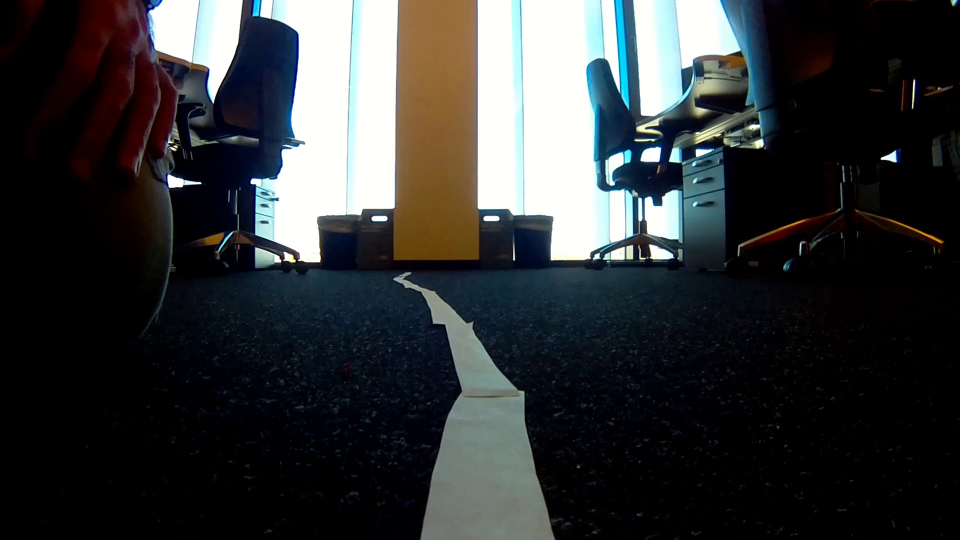
#> input picture frame 9 of Smart-car-project/Smart-car-project/Resources/geradeSpurHaltenabenSChlecht.mp4, 1920 x 1080 px, given in place of kurveRechtsNK.avi, which was not available (shown at 1/2 size)
$ python Smart_car_projectOld.py   (Python 2 division)   (older library calls are emulated)
#> lines starting #> are read from the running program, lines starting #| are printed output that depends on the picture; after the words box and inside, x2 and y2 are one past the last pixel; in counts of white or black regions, pixels touching at a corner belong together; pictures that were not available may be replaced by others from this repository, and a replacement may not be noted
### Smart-car-project/Smart-car-project/imgStack.py
import cv2
import numpy as np

def stackImages(scale,imgArray):
    rows = len(imgArray)
    cols = len(imgArray[0])
    rowsAvailable = isinstance(imgArray[0], list)
    width = imgArray[0][0].shape[1]
    height = imgArray[0][0].shape[0]
    if rowsAvailable:
        for x in range ( 0, rows):
            for y in range(0, cols):
                if imgArray[x][y].shape[:2] == imgArray[0][0].shape [:2]:
                    imgArray[x][y] = cv2.resize(imgArray[x][y], (0, 0), None, scale, scale)
                else:
                    imgArray[x][y] = cv2.resize(imgArray[x][y], (imgArray[0][0].shape[1], imgArray[0][0].shape[0]), None, scale, scale)
                if len(imgArray[x][y].shape) == 2: imgArray[x][y]= cv2.cvtColor( imgArray[x][y], cv2.COLOR_GRAY2BGR)
        imageBlank = np.zeros((height, width, 3), np.uint8)
        hor = [imageBlank]*rows
        hor_con = [imageBlank]*rows
        for x in range(0, rows):
            hor[x] = np.hstack(imgArray[x])
        ver = np.vstack(hor)
    else:
        for x in range(0, rows):
            if imgArray[x].shape[:2] == imgArray[0].shape[:2]:
                imgArray[x] = cv2.resize(imgArray[x], (0, 0), None, scale, scale)
            else:
                imgArray[x] = cv2.resize(imgArray[x], (imgArray[0].shape[1], imgArray[0].shape[0]), None,scale, scale)
            if len(imgArray[x].shape) == 2: imgArray[x] = cv2.cvtColor(imgArray[x], cv2.COLOR_GRAY2BGR)
        hor= np.hstack(imgArray)
        ver = hor
    return ver

### Smart-car-project/Smart-car-project/Smart_car_projectOld.py
#import motor

import time
import cv2
import numpy as np
import trajectory
import imgStack as stack
# [8 lines of commented-out code are left out]
cap = cv2.VideoCapture("Resources/kurveRechtsNK.avi")


height =480 # NK = 480; WWK = 1080
width = 640 # NK = 640; WWK = 1920

#motor.setup()
#car.init(50)


def getContours(img):
    contours, hierachy = cv2.findContours(img, cv2.RETR_TREE, cv2.CHAIN_APPROX_SIMPLE) ### zum testen am Rechner2

    #contours, hierachy = cv2.findContours(img, cv2.RETR_EXTERNAL, cv2.CHAIN_APPROX_NONE) ### zum testen am Rechner1
    # _, contours, hierachy = cv2.findContours(img, cv2.RETR_EXTERNAL, cv2.CHAIN_APPROX_NONE) ### fuer Raspberry
    for cnt in contours:
        area = cv2.contourArea(cnt)
        if area > 3000:
            cv2.drawContours(imgContour, cnt, -1, (255, 0, 0), 3)
        if len(contours) > 0:
            c = max(contours, key=cv2.contourArea)
            M = cv2.moments(c)
            if (M['m00'] != 0):
                cx = int(M['m10']/M['m00'])
                cy = int(M['m01']/M['m00'])
                cv2.line(imgContour,(cx,0),(cx,height),(0,0,255),1)
                cv2.line(imgContour,(0,cy),(width,cy),(0,0,255),1)
            #    motor.forward()
                driving(cx)
            else:
                print "stop"
             #   motor.stop()
        else:
            print 'Konturen' + len(contours)


def driving(cx):
    if cx > width/3 and cx < width * 2/3:
        print "forward"
       # car.turn(90)
    elif cx >= width * 2/3:
        print "right"
       # car.turnRight()
    else:
        print "left"
       # car.turnLeft()


while True:
    success, img = cap.read()
#> img is the input picture: shape (1080, 1920, 3); mean B, G, R 55.4, 54.1, 51.7
    #imgCrop = img[int(height / 2.8) : height, 0 : width]  # for WWK (take care of the next row)
    imgContour = img.copy()
    imgBlur = cv2.GaussianBlur(imgContour, (7,7), 2)
    imgHSV = cv2.cvtColor(imgBlur, cv2.COLOR_BGR2HSV)
#> imgHSV: shape (1080, 1920, 3); mean H, S, V 57.8, 108.6, 61
    lower = np.array([0, 0, 150])
    upper = np.array([0, 0, 255])
    mask = cv2.inRange(imgHSV, lower, upper)
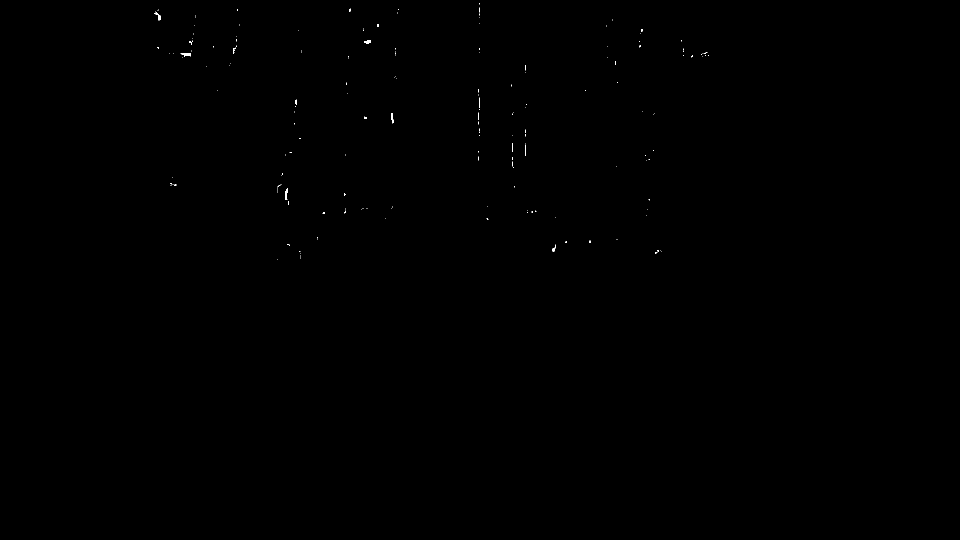
#> mask: shape (1080, 1920) (shown at 1/2 size); 0.06% white; 186 white regions (172 under 20 px), largest, box (x1, y1, x2, y2) and area: (361, 106, 381, 114) 96, (570, 376, 576, 400) 89, (308, 24, 322, 41) 73
    imgCanny = cv2.Canny(mask, 200, 250, 5)
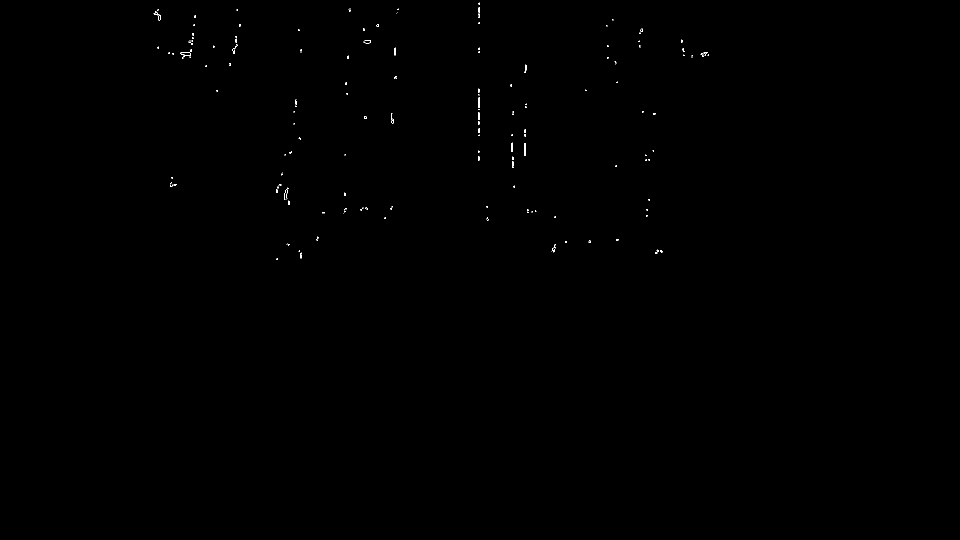
#> imgCanny: shape (1080, 1920) (shown at 1/2 size); 0.09% white in thin lines or dots, all inside (x1, y1, x2, y2) = (307, 5, 1418, 520)
    kernel = np.ones((5,5))
    imgDil = cv2.dilate(imgCanny, kernel, 2)
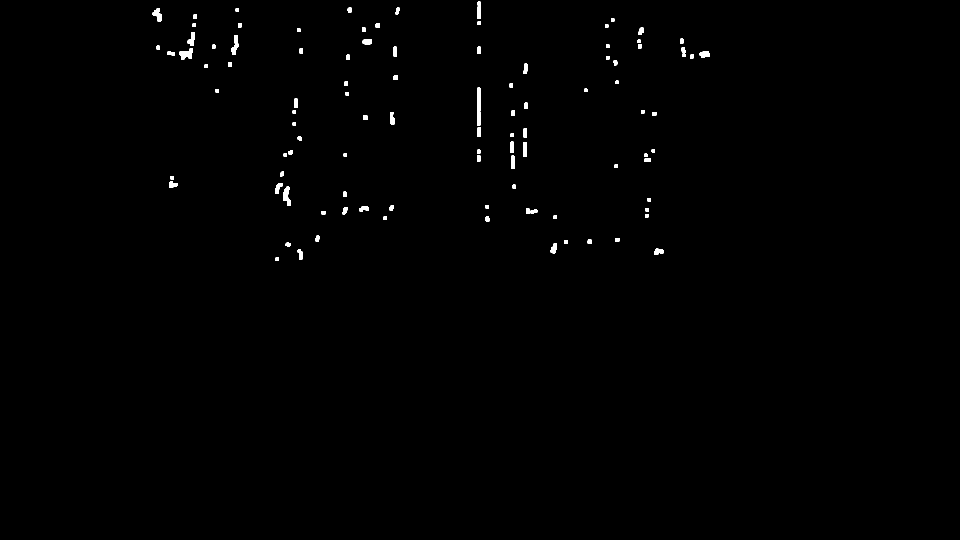
#> imgDil: shape (1080, 1920) (shown at 1/2 size); 0.49% white; 103 white regions
    getContours(imgDil)
#> in getContours, `contours, hierachy = cv2.findContours(img, cv2.RETR_TREE, cv2.CHAIN_AP..`: contours = 104 contours, 1 with area under 20; largest, box (x1, y1, x2, y2) and area: (954, 175, 962, 251) 446, (359, 97, 386, 119) 316, (567, 373, 581, 412) 304, (463, 70, 477, 110) 266, (305, 16, 324, 43) 260
#> the loop in getContours, `for cnt in contours:` made 104 passes
#> (cnt, area) on passes 1, 8, 11, 12, 13, 14, 16, 17, 20, 22, 28, 30: ([[551, 515], [551, 521], [557, 521], [557, 515]], 36), ([[1230, 476], [1230, 482], [1238, 482], [1238, 476]], 48), ([[767, 433], [767, 439], [773, 439], [773, 433]], 36), ([[1107, 431], [1107, 437], [1113, 437], [1113, 431]], 36), ([[1290, 428], [1290, 434], [1296, 434], [1296, 428]], 36), ([[643, 422], [643, 428], [650, 428], [650, 422]], 42), ([[1052, 417], [1052, 427], [1058, 427], [1058, 417]], 60), ([[1291, 416], [1291, 422], [1297, 422], [1297, 416]], 36), ([[971, 410], [971, 416], [977, 416], [977, 410]], 36), ([[1295, 396], [1295, 402], [1301, 402], [1301, 396]], 36), ([[341, 352], [341, 358], [347, 358], [347, 352]], 36), ([[1229, 329], [1229, 335], [1235, 335], [1235, 329]], 36)
#> area on passes 2 to 7: 120, 147, 158, 60, 47.5, 61.5
#| right
#| right
#| right
#| right
#| right
#| right
#| right
#| right
#> (further printed lines are left out)
#> after the loop in getContours, `for cnt in contours:`:
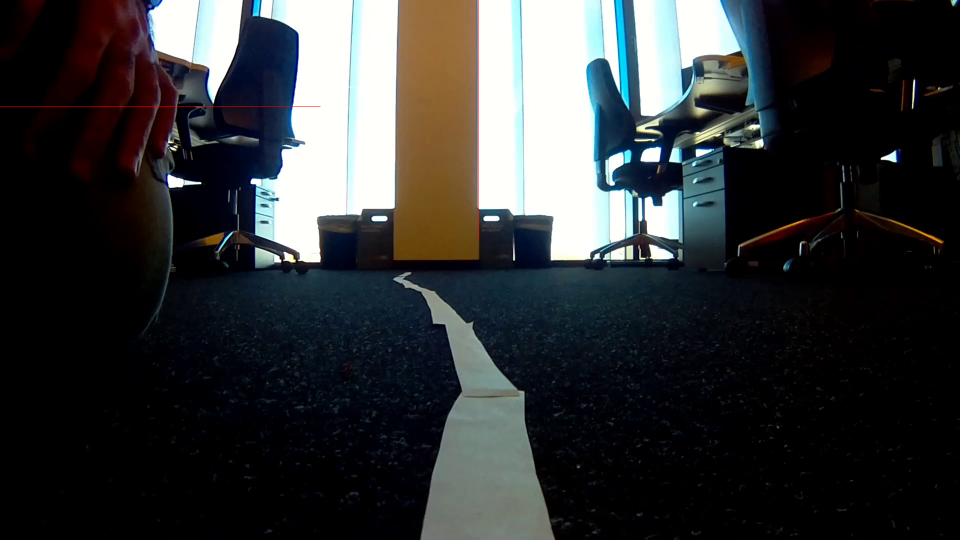
#> imgContour: shape (1080, 1920, 3) (shown at 1/2 size); 0.05% of pixels changed, all inside (x1, y1, x2, y2) = (0, 0, 958, 481)
    imgStack = stack.stackImages(0.6,([img, imgContour, imgHSV],[mask, imgCanny, imgDil]))
#> after the loop in stackImages, `for x in range(0, rows):`: hor = 2 items
#> in stackImages, `ver = np.vstack(hor)`:
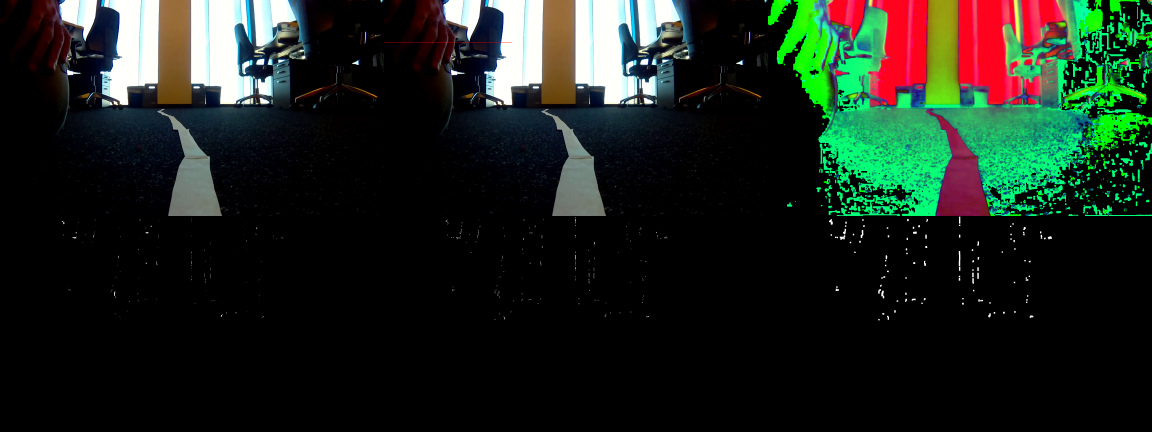
#> ver: shape (1296, 3456, 3) (shown at 1/3 size); mean of channels 0, 1, 2 28.3, 36.4, 27.7; drawn as B, G, R
    #cv2.imshow("Pic0", imgContour)
    #cv2.imshow("Pic1", imgDil)
    cv2.imshow("Pic0", imgStack)
#cv2.waitKey(0)
    if (cv2.waitKey(1) & 0xFF == ord('q')):
#> (key q is pressed here)
        break


cap.release()
cv2.destroyAllWindows()
#motor.stop()

$ run again, starting later in the video
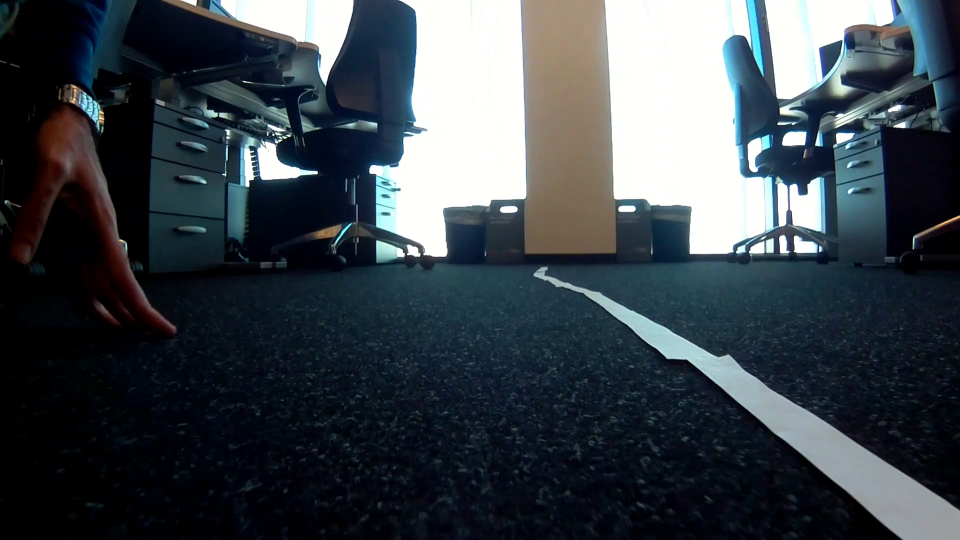
#> input picture frame 42 of Smart-car-project/Smart-car-project/Resources/geradeSpurHaltenabenSChlecht.mp4, 1920 x 1080 px, given in place of kurveRechtsNK.avi, which was not available (shown at 1/2 size)
#> img is the input picture: shape (1080, 1920, 3); mean B, G, R 76, 69.3, 61.2
#> imgHSV: shape (1080, 1920, 3); mean H, S, V 86.1, 133.7, 78.6
#> mask: shape (1080, 1920); 0.67% white; 384 white regions (316 under 20 px), largest, box (x1, y1, x2, y2) and area: (1296, 212, 1344, 367) 1839, (1408, 18, 1452, 127) 1449, (1282, 18, 1327, 131) 1114
#> imgCanny: shape (1080, 1920); 0.34% white in thin lines or dots, all inside (x1, y1, x2, y2) = (460, 0, 1805, 998)
#> imgDil: shape (1080, 1920); 1.9% white; 171 white regions
#> contours = 224 contours, 21 with area under 20; largest, box (x1, y1, x2, y2) and area: (1293, 209, 1347, 372) 3066, (1405, 15, 1454, 129) 3012, (1279, 0, 1344, 133) 2754, (1293, 142, 1344, 224) 1850, (843, 159, 880, 224) 962
#> the loop in getContours, `for cnt in contours:` made 224 passes
#> (cnt, area) on passes 6, 13, 14, 18, 24, 29, 35: ([[1460, 486], [1460, 492], [1466, 492], [1466, 486]], 36), ([[1502, 466], [1502, 472], [1508, 472], [1508, 466]], 36), ([[1513, 463], [1513, 469], [1519, 469], [1519, 463]], 36), ([[1494, 460], [1494, 466], [1500, 466], [1500, 460]], 36), ([[1609, 445], [1609, 451], [1615, 451], [1615, 445]], 36), ([[1558, 430], [1558, 438], [1564, 438], [1564, 430]], 48), ([[1260, 415], [1260, 421], [1266, 421], [1266, 415]], 36)
#> (printed output is left out)
#> after the loop in getContours, `for cnt in contours:`:
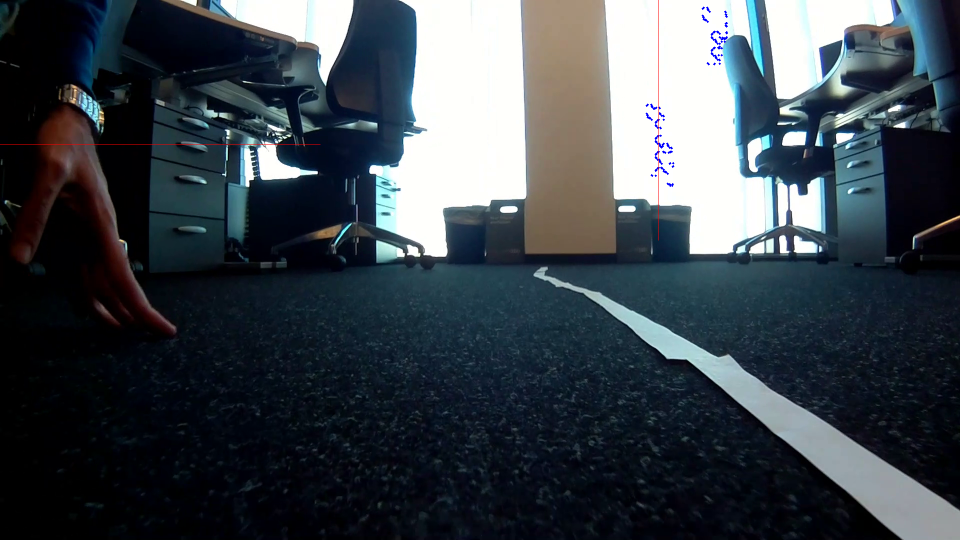
#> imgContour: shape (1080, 1920, 3) (shown at 1/2 size); 0.14% of pixels changed, all inside (x1, y1, x2, y2) = (0, 0, 1456, 481)
#> after the loop in stackImages, `for x in range(0, rows):`: hor = 2 items
#> in stackImages, `ver = np.vstack(hor)`:
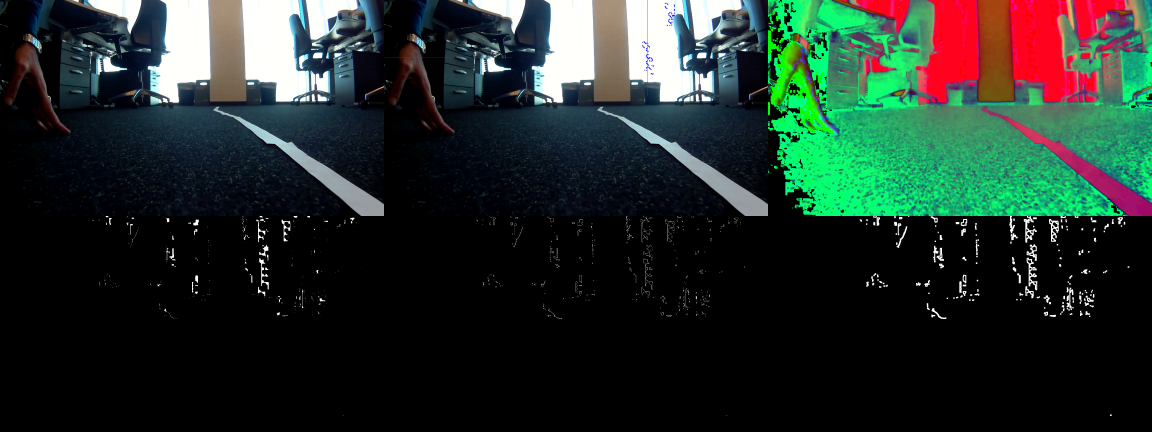
#> ver: shape (1296, 3456, 3) (shown at 1/3 size); mean of channels 0, 1, 2 40.9, 46.5, 34.7; drawn as B, G, R

$ run again, starting later in the video
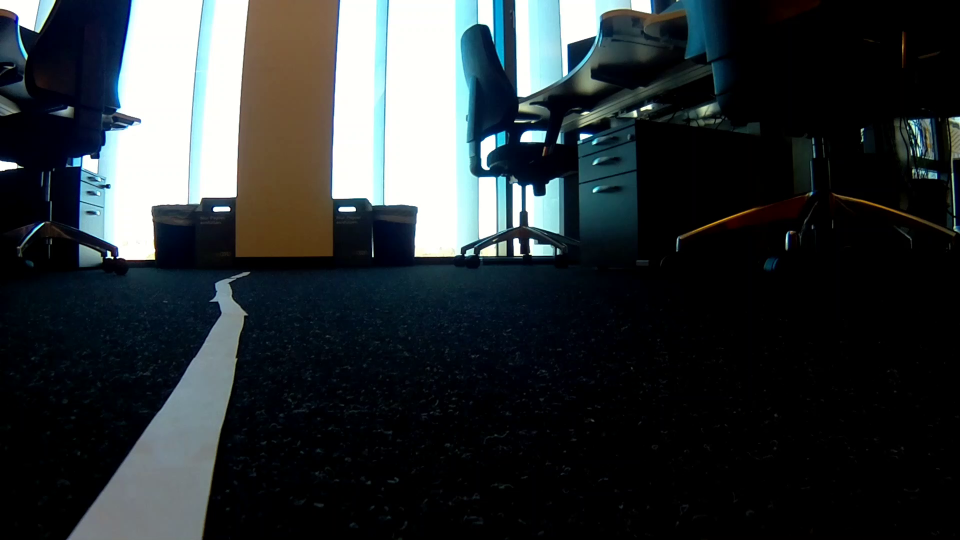
#> input picture frame 75 of Smart-car-project/Smart-car-project/Resources/geradeSpurHaltenabenSChlecht.mp4, 1920 x 1080 px, given in place of kurveRechtsNK.avi, which was not available (shown at 1/2 size)
#> img is the input picture: shape (1080, 1920, 3); mean B, G, R 54.1, 51.7, 46
#> imgHSV: shape (1080, 1920, 3); mean H, S, V 56.4, 102.3, 57.3
#> mask: shape (1080, 1920); 0.09% white; 129 white regions (111 under 20 px), largest, box (x1, y1, x2, y2) and area: (1125, 0, 1182, 7) 342, (435, 0, 492, 8) 331, (688, 282, 734, 286) 184
#> imgCanny: shape (1080, 1920); 0.08% white in thin lines or dots, all inside (x1, y1, x2, y2) = (0, 0, 1189, 514)
#> imgDil: shape (1080, 1920); 0.43% white; 90 white regions
#> contours = 90 contours; largest, box (x1, y1, x2, y2) and area: (229, 412, 236, 482) 410, (685, 279, 736, 288) 397, (1122, 0, 1188, 10) 303, (432, 0, 494, 10) 284, (246, 205, 267, 233) 214
#> the loop in getContours, `for cnt in contours:` made 90 passes
#> (cnt, area) on passes 1, 2, 4, 5, 9, 15, 16: ([[239, 509], [239, 515], [245, 515], [245, 509]], 36), ([[1036, 501], [1036, 507], [1042, 507], [1042, 501]], 36), ([[907, 476], [907, 482], [913, 482], [913, 476]], 36), ([[960, 469], [960, 475], [966, 475], [966, 469]], 36), ([[833, 443], [833, 449], [839, 449], [839, 443]], 36), ([[299, 410], [299, 416], [305, 416], [305, 410]], 36), ([[317, 406], [317, 412], [323, 412], [323, 406]], 36)
#> (printed output is left out)
#> after the loop in getContours, `for cnt in contours:`:
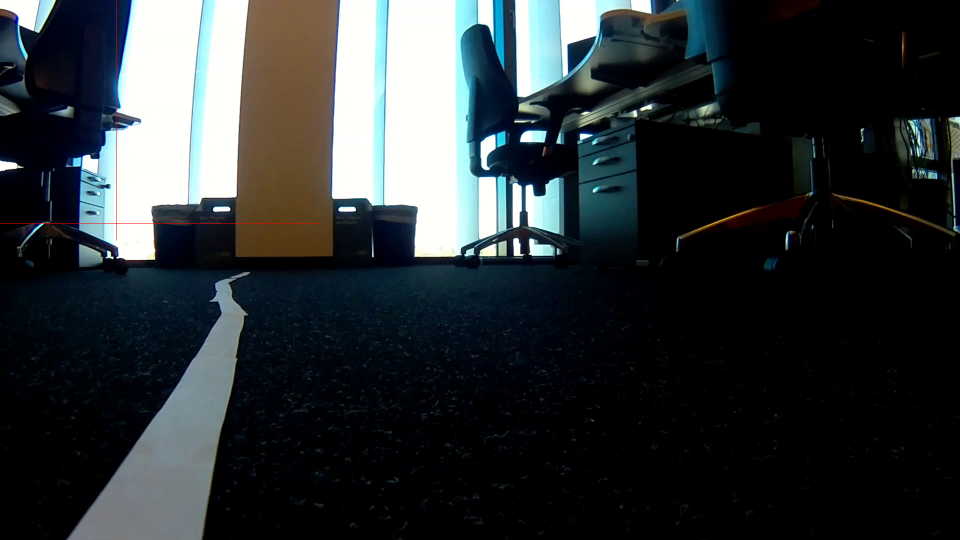
#> imgContour: shape (1080, 1920, 3) (shown at 1/2 size); 0.05% of pixels changed, all inside (x1, y1, x2, y2) = (0, 0, 641, 481)
#> after the loop in stackImages, `for x in range(0, rows):`: hor = 2 items
#> in stackImages, `ver = np.vstack(hor)`:
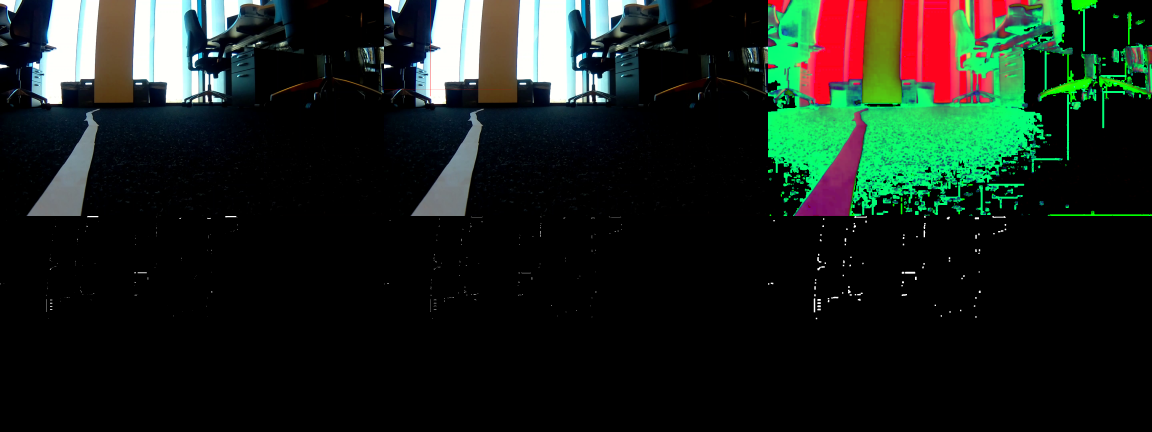
#> ver: shape (1296, 3456, 3) (shown at 1/3 size); mean of channels 0, 1, 2 27.7, 34.5, 25.1; drawn as B, G, R
